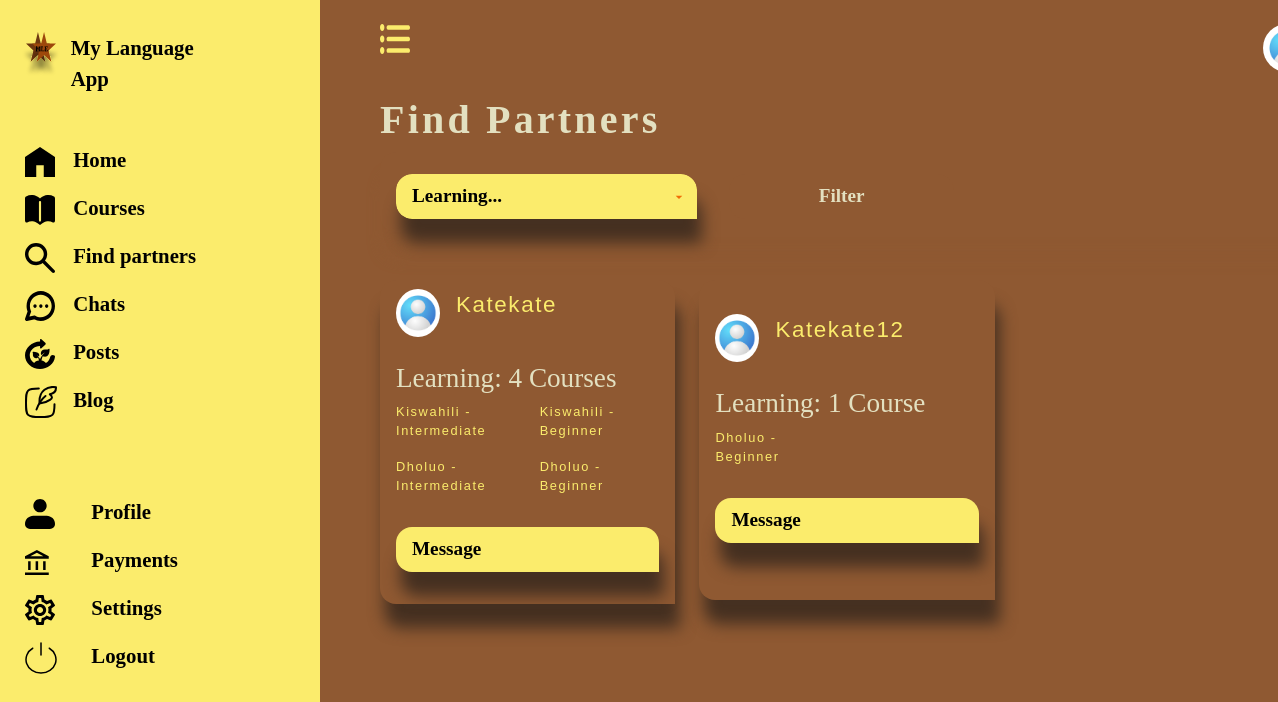
/find-partners/ (signed in), run on an earlier commit of the app's database.
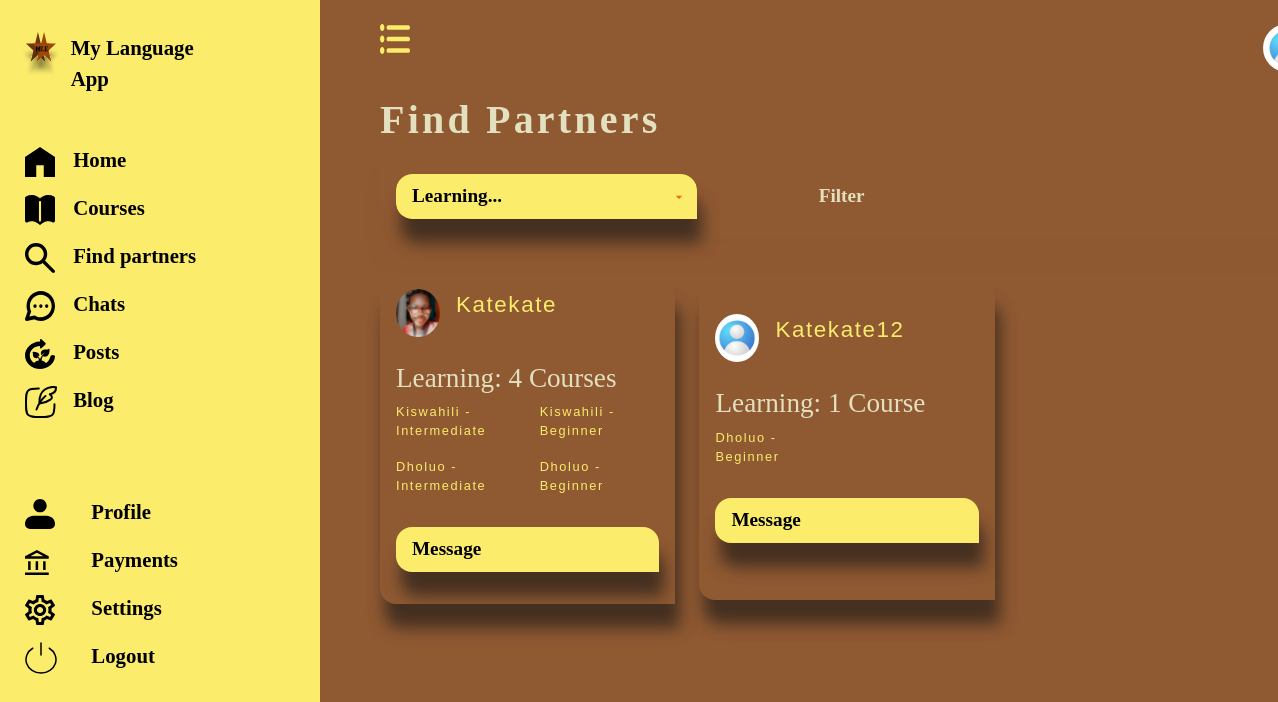
And on a later commit of the database.
### lang_app/models.py (models this page shows, shortened)
class MyUser(AbstractUser):
    email = models.EmailField(unique=True)
    country=models.CharField(max_length=30)
    city = models.CharField(max_length=30, null=True, blank=True)
    device_info = models.CharField(max_length=30,null=True, blank=True)
    display_name=CharField(unique=True, max_length=255, blank=True, null=True)
    phone_number = models.CharField(unique=True, max_length=255, blank=True, null=True)
    profile_picture = models.ImageField(upload_to='profile_pictures', blank=True, null=True)
    slug = AutoSlugField(populate_from=user_slug_populate, unique=True, always_update=False, editable=False, max_length=255)
    objects = CustomUserManager()
    USERNAME_FIELD = 'email'
    REQUIRED_FIELDS = ['username']

### lang_app/views.py (the view, shortened to what this page needs)
# urls.py: path('find-partners/', views.find_partners, name='find-partners'),
@login_required
def find_partners(request):
    languages = (
        Course.objects
        .values('course_name')
        .annotate(min_id=Min('id'))
        .order_by('course_name')
    )
    users = MyUser.objects.filter(
        id__in=EnrolledCourses.objects.values('student').distinct().exclude(student=request.user)
    ).prefetch_related(
        Prefetch(
            'students',
            queryset=EnrolledCourses.objects.select_related('course_name')
            .order_by('-enrolment_date'),
            to_attr='user_courses'
        )
    )
    query=request.GET.get('q')
    context={"users":users,"languages":languages, "query":query}
    return render(request, 'find-partners.html', context)

### lang_app/templates/find-partners.html (shortened to what this page needs)
{% extends 'dashboard-base.html' %}
{% load static %}
{% block content %}
    <h2>Find Partners</h2>
    <div class="">
        <form action="" method="get" class="search-form">
            <div class="col-md-4">
                <select name="q" id="" class="form-control sign-in-btn-new">
                    <option value="" disabled selected>Learning...</option>
                </select>
            </div>
             <div class="col-md-3">
                <button type="submit" class=" form-control sign-in-btn-new search-submit" id="search-submit">Filter</button>
            </div>
        </form>
    </div>
    <div class="row mt-5 blogs">
    {% for user in users %}
    <div class="col-md-4 justify-content-between mb-4">
    <div class="course-items">
        <div class="update-photo align-items-center">
        <div class="col-md-2">
            {% if user.profile_picture %}
                 <img src="{{ user.profile_picture.url }}" alt="photo" class="img-fluid display-pic">
            {% else %}
                 <img src="{% static 'images/dp.jpg' %}" alt="photo" class="img-fluid display-pic">
            {% endif %}
        </div>
        <div class="col-md-6">
                <div class=""><p class="a-link">{{ user.display_name|capfirst }}</p></div>
        </div>
    </div>
          <h4 class="mt-4"> Learning:
              {{ user.user_courses|length }}
              {% if user.user_courses|length == 1 %}
                   Course
              {% else %}
                   Courses
              {% endif %}
          </h4>
    <div class="row">
         {% for course in user.user_courses %}
             <div class="col-md-6">
                 <p class="a-link small-date">{{ course.course_name.course_name }} - {{ course.course_level|capfirst }}</p>
             </div>
         {% endfor %}
    </div>
          <a href="{% url 'message-partners' user.slug %}" class="sign-in-btn-new mt-3">Message</a>
    </div>
        </div>
        {% empty %}
        {% if query %}
            <p>No partners learning <strong>{{ query }}</strong> at the moment</p>
        {% else %}
            <p>No partners available at the moment</p>
        {% endif %}
    {% endfor %}
    </div>
{% endblock %}

What changed in the data, as far as the page shows it:
changed MyUser "Katekate": profile_picture: picture added
